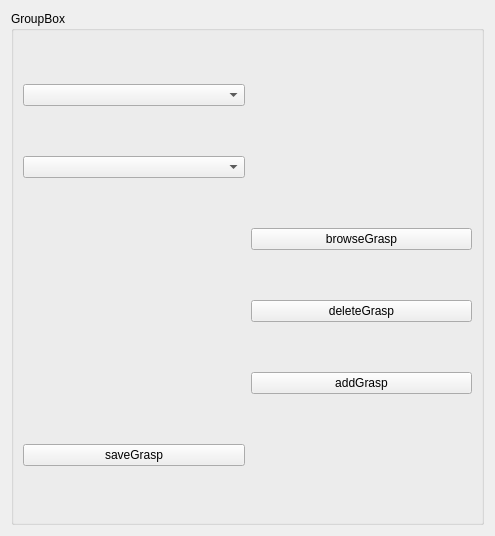
<?xml version="1.0" encoding="UTF-8"?>
<ui version="4.0">
 <class>GraspPlannerWidget</class>
 <widget class="QWidget" name="GraspPlannerWidget">
  <property name="geometry">
   <rect>
    <x>0</x>
    <y>0</y>
    <width>495</width>
    <height>536</height>
   </rect>
  </property>
  <property name="windowTitle">
   <string>Form</string>
  </property>
  <layout class="QHBoxLayout" name="horizontalLayout">
   <item>
    <widget class="QGroupBox" name="groupBox">
     <property name="title">
      <string>GroupBox</string>
     </property>
     <layout class="QGridLayout" name="gridLayout">
      <item row="0" column="0">
       <widget class="QComboBox" name="comboBoxChoseRobot"/>
      </item>
      <item row="2" column="2">
       <widget class="QPushButton" name="pushButtonBrowseGrasp">
        <property name="text">
         <string>browseGrasp</string>
        </property>
       </widget>
      </item>
      <item row="3" column="2">
       <widget class="QPushButton" name="pushButtonDeleteGrasp">
        <property name="text">
         <string>deleteGrasp</string>
        </property>
       </widget>
      </item>
      <item row="1" column="0">
       <widget class="QComboBox" name="comboBoxChoseObject"/>
      </item>
      <item row="5" column="0">
       <widget class="QPushButton" name="pushButtonSaveGrasp">
        <property name="text">
         <string>saveGrasp</string>
        </property>
       </widget>
      </item>
      <item row="4" column="2">
       <widget class="QPushButton" name="pushButtonAddGrasp">
        <property name="text">
         <string>addGrasp</string>
        </property>
       </widget>
      </item>
     </layout>
    </widget>
   </item>
  </layout>
 </widget>
 <resources/>
 <connections/>
</ui>
